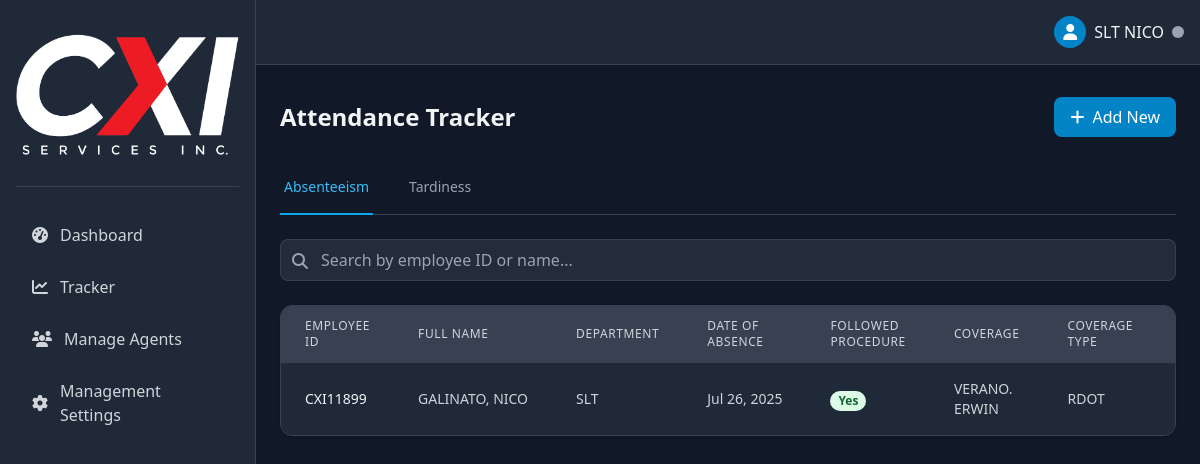
/admin/attendance.php (signed in), run on the app's committed database.
### tables this page shows
CREATE TABLE `absenteeism` (
  `id` int(11) NOT NULL,
  `month` varchar(20) NOT NULL,
  `employee_id` varchar(50) NOT NULL,
  `full_name` varchar(100) NOT NULL,
  `department` varchar(100) NOT NULL,
  `supervisor` varchar(100) NOT NULL,
  `operation_manager` varchar(100) NOT NULL,
  `email` varchar(100) NOT NULL,
  `date_of_absent` date NOT NULL,
  `follow_call_in_procedure` enum('Yes','No') NOT NULL,
  `sanction` text DEFAULT NULL,
  `reason` text NOT NULL,
  `coverage` varchar(100) DEFAULT NULL,
  `coverage_type` enum('PENDING','DSOT','RDOT','AGENT MODE') NOT NULL,
  `shift` varchar(50) NOT NULL,
  `ir_form` varchar(100) DEFAULT NULL,
  `timestamp` varchar(20) DEFAULT NULL,
  `sub_name` varchar(50) NOT NULL,
  `created_at` datetime DEFAULT current_timestamp(),
  `email_sent` tinyint(1) DEFAULT 0,
  `email_sent_at` varchar(20) DEFAULT NULL
);

### admin/partials/attendance_table.php (the view, shortened to what this page needs)
<?php
require_once __DIR__ . '/../../includes/functions.php';
$page = isset($_POST['page']) ? (int)$_POST['page'] : (isset($_GET['page']) ? (int)$_GET['page'] : 1);
$type = isset($_POST['type']) ? $_POST['type'] : (isset($_GET['tab']) ? $_GET['tab'] : 'absenteeism');
$page = max($page, 1);
$table = ($type === 'tardiness') ? 'tardiness' : 'absenteeism';
$perPage = 10;
$searchQuery = '';
try {
    $countStmt = $pdo->prepare("SELECT COUNT(*) FROM $table $searchQuery");
    $countStmt->execute();
    $totalRecords = $countStmt->fetchColumn();
} catch (PDOException $e) {
    $totalRecords = 0;
}
$totalPages = ceil($totalRecords / $perPage);
$page = min($page, $totalPages);
$offset = ($page - 1) * $perPage;
try {
    $query = "SELECT * FROM $table $searchQuery ORDER BY created_at DESC LIMIT :limit OFFSET :offset";
    $stmt = $pdo->prepare($query);
    $stmt->bindValue(':limit', $perPage, PDO::PARAM_INT);
    $stmt->bindValue(':offset', $offset, PDO::PARAM_INT);
    $stmt->execute();
    $records = $stmt->fetchAll();
} catch (PDOException $e) {
    $records = [];
}
?>
<div class="bg-gray-800 rounded-xl border border-gray-700 overflow-hidden shadow">
    <div class="overflow-x-auto">
        <table class="min-w-full divide-y divide-gray-700">
            <thead class="bg-gray-700">
                <tr>
                    <th scope="col" class="px-6 py-3 text-left text-xs font-medium text-gray-300 uppercase tracking-wider">Employee ID</th>
                    <th scope="col" class="px-6 py-3 text-left text-xs font-medium text-gray-300 uppercase tracking-wider">Full Name</th>
                    <th scope="col" class="px-6 py-3 text-left text-xs font-medium text-gray-300 uppercase tracking-wider">Department</th>
                    <?php if ($type === 'absenteeism'): ?>
                        <th scope="col" class="px-6 py-3 text-left text-xs font-medium text-gray-300 uppercase tracking-wider">Date of Absence</th>
                        <th scope="col" class="px-6 py-3 text-left text-xs font-medium text-gray-300 uppercase tracking-wider">Followed Procedure</th>
                        <th scope="col" class="px-6 py-3 text-left text-xs font-medium text-gray-300 uppercase tracking-wider">Coverage</th>
                        <th scope="col" class="px-6 py-3 text-left text-xs font-medium text-gray-300 uppercase tracking-wider">Coverage Type</th>
                    <?php endif; ?>
                    <th scope="col" class="px-6 py-3 text-left text-xs font-medium text-gray-300 uppercase tracking-wider">Incident Report</th>
                </tr>
            </thead>
            <tbody class="bg-gray-800 divide-y divide-gray-700">
                <?php if (empty($records)): ?>
                    <tr>
                        <td colspan="<?= $type === 'absenteeism' ? 9 : 8 ?>" class="px-6 py-4 text-center text-gray-400">
                            No records found
                        </td>
                    </tr>
                <?php else: ?>
                    <?php foreach ($records as $record): ?>
                    <tr class="hover:bg-gray-700/50">
                        <td class="px-6 py-4 whitespace-nowrap">
                            <div class="text-sm font-medium text-gray-100" style="text-transform: uppercase;"><?= htmlspecialchars($record['employee_id']) ?></div>
                        </td>
                        <td class="px-6 py-4 whitespace-nowrap">
                            <div class="text-sm text-gray-300" style="text-transform: uppercase;"><?= htmlspecialchars($record['full_name']) ?></div>
                        </td>
                        <td class="px-6 py-4 whitespace-nowrap">
                            <div class="text-sm text-gray-300" style="text-transform: uppercase;"><?= htmlspecialchars($record['department']) ?></div>
                        </td>
                        <?php if ($type === 'absenteeism'): ?>
                            <td class="px-6 py-4 whitespace-nowrap">
                                <div class="text-sm text-gray-300"><?= date('M d, Y', strtotime($record['date_of_absent'])) ?></div>
                            </td>
                            <td class="px-6 py-4 whitespace-nowrap">
                                <span class="px-2 inline-flex text-xs leading-5 font-semibold rounded-full <?= $record['follow_call_in_procedure'] === 'Yes' ? 'bg-green-100 text-green-800' : 'bg-red-100 text-red-800' ?>" >
                                    <?= $record['follow_call_in_procedure'] ?>
                                </span>
                            </td>
                            <td class="px-6 py-4">
                                <div class="text-sm text-gray-300" style="text-transform: uppercase;"><?= htmlspecialchars($record['coverage']) ?></div>
                            </td>
                            <td class="px-6 py-4">
                                <div class="text-sm text-gray-300"><?= htmlspecialchars($record['coverage_type']) ?></div>
                            </td>
                        <?php endif; ?>
                        <td class="px-6 py-4 whitespace-nowrap">
                        </td>
                    </tr>
                    <?php endforeach; ?>
                <?php endif; ?>
            </tbody>
        </table>
    </div>
</div>

### data on the page
absenteeism: employee "CXI11899", full_name "GALINATO, NICO", department "SLT", date_of_absent "Jul 26, 2025", follow_call_in_procedure "Yes", coverage "VERANO. ERWIN", coverage_type "RDOT"

### other printed values
$_SESSION['nickname'] "SLT NICO"
